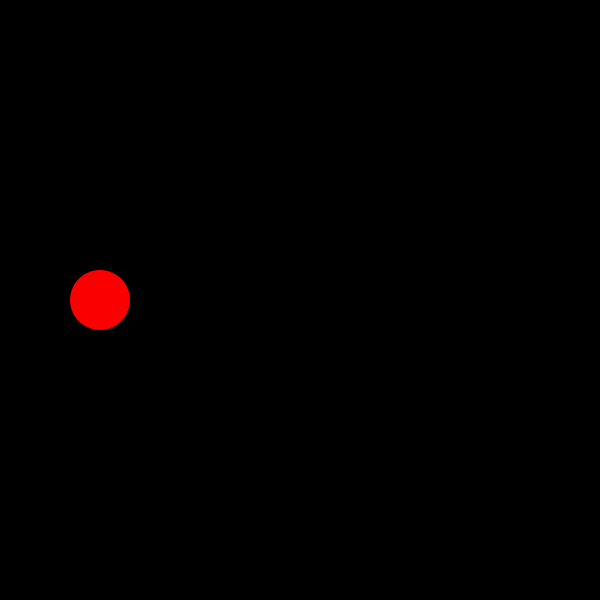
Frame 1 (no input)
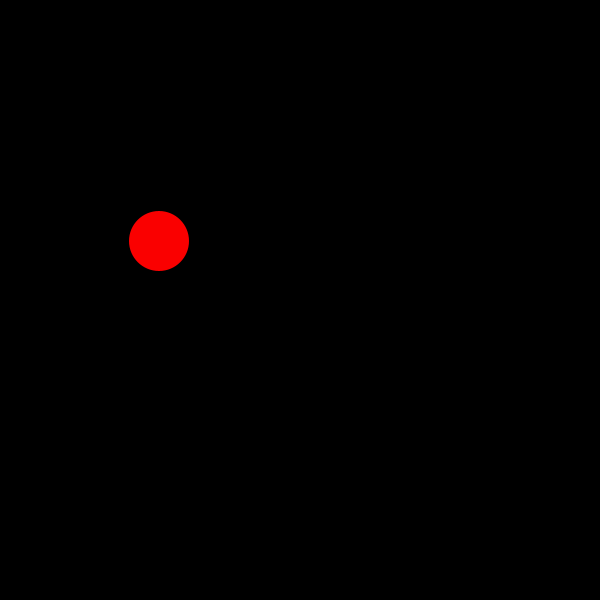
Frame 60 (the mouse pressed at the canvas centre just before this capture)
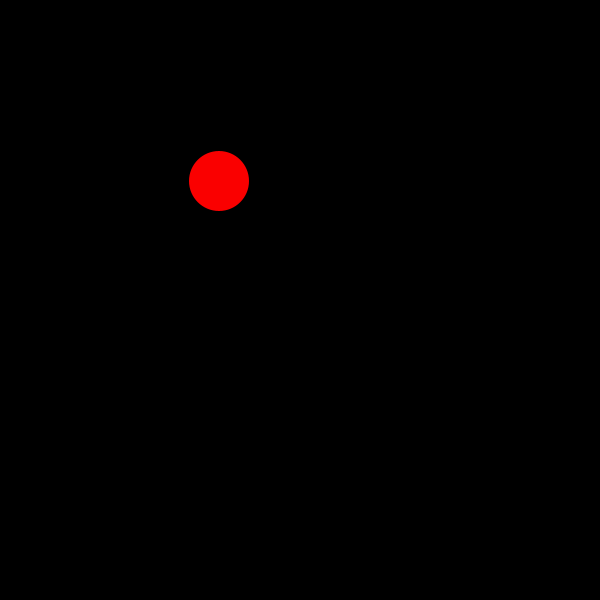
Frame 120 (the mouse held since frame 60 and released just before this capture)

The Processing sketch that drew these frames (run headless with seeded random() and noise(); from frame 60 on, the mouse is pressed at the canvas centre):

// Processing sketch: processing_82594
// ── processing_82594.pde

ball F = new ball();
void setup()
{
  size(600, 600); 
  frameRate(100); 
}
void draw() 
{
  background(0);
  F.show();
  F.bounce();
  F.move();
}
class ball
{
  int x, y;
  boolean up, right;
  ball()
  {
    x=100;
    y=300;
    up=true;
    right=true;
  }
  void move()
  {
    if (up==true)
    {
      y--;
    }
    if (up==false)
    {
      y++;
    }
    if (right==true)
    {
      x++;
    }
    if (right==false)
    {
      x--;
    }
  }
  void bounce()
  {
    if (y>=600)
    {
      up =true;
    }
    if (y<=27)
    {
      up=false;
    }
    if (x<=0)
    {
      right=true;
    }
    if (x>=600)
    {
      right=false;
    }
  }
  void show()
  {
    noStroke();
    smooth();
    fill(250, 0, 0);
    ellipse(x, y, 60, 60);
  }
}
